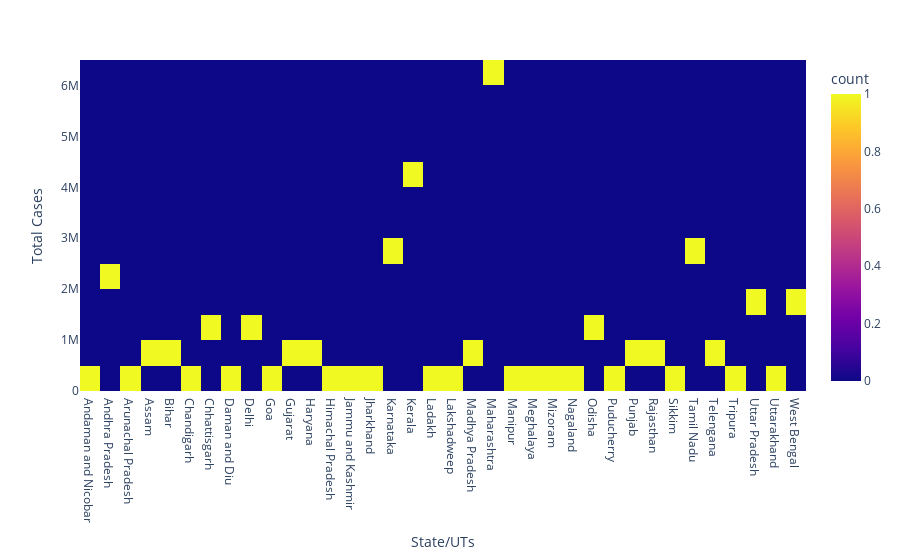

Here is the notebook cell this chart was saved with:
### Code cell
px.density_heatmap(da, y="Total Cases", x="State/UTs", nbinsx=20, nbinsy=20)

### Figure 1 — Plotly figure (JSON) as saved in the notebook; plotly's stock layout.template omitted (floating-point values rounded to 4 significant figures)
{"data": [{"coloraxis": "coloraxis", "hovertemplate": "State/UTs=%{x}<br>Total Cases=%{y}<br>count=%{z}<extra></extra>", "name": "", "nbinsx": 20, "nbinsy": 20, "type": "histogram2d", "x": ["Andaman and Nicobar", "Andhra Pradesh", "Arunachal Pradesh", "Assam", "Bihar", "Chandigarh", "Chhattisgarh", "Daman and Diu", "Delhi", "Goa", "Gujarat", "Haryana", "Himachal Pradesh", "Jammu and Kashmir", "Jharkhand", "Karnataka", "Kerala", "Ladakh", "Lakshadweep", "Madhya Pradesh", "Maharashtra", "Manipur", "Meghalaya", "Mizoram", "Nagaland", "Odisha", "Puducherry", "Punjab", "Rajasthan", "Sikkim", "Tamil Nadu", "Telengana", "Tripura", "Uttar Pradesh", "Uttarakhand", "West Bengal"], "xaxis": "x", "xbingroup": "x", "y": [7566, 2014116, 53031, 589426, 725708, 65105, 1004451, 10663, 1437764, 173955, 825422, 770486, 213548, 325419, 347867, 2949445, 4057233, 20560, 10347, 792175, 6464876, 113933, 75836, 59119, 30083, 1007750, 123572, 600614, 954095, 29878, 2614872, 658054, 82961, 1709335, 342976, 1548604], "yaxis": "y", "ybingroup": "y"}], "layout": {"coloraxis": {"colorbar": {"title": {"text": "count"}}, "colorscale": [[0, "#0d0887"], [0.1111, "#46039f"], [0.2222, "#7201a8"], [0.3333, "#9c179e"], [0.4444, "#bd3786"], [0.5556, "#d8576b"], [0.6667, "#ed7953"], [0.7778, "#fb9f3a"], [0.8889, "#fdca26"], [1, "#f0f921"]]}, "legend": {"tracegroupgap": 0}, "margin": {"t": 60}, "xaxis": {"anchor": "y", "domain": [0, 1], "title": {"text": "State/UTs"}}, "yaxis": {"anchor": "x", "domain": [0, 1], "title": {"text": "Total Cases"}}}}
